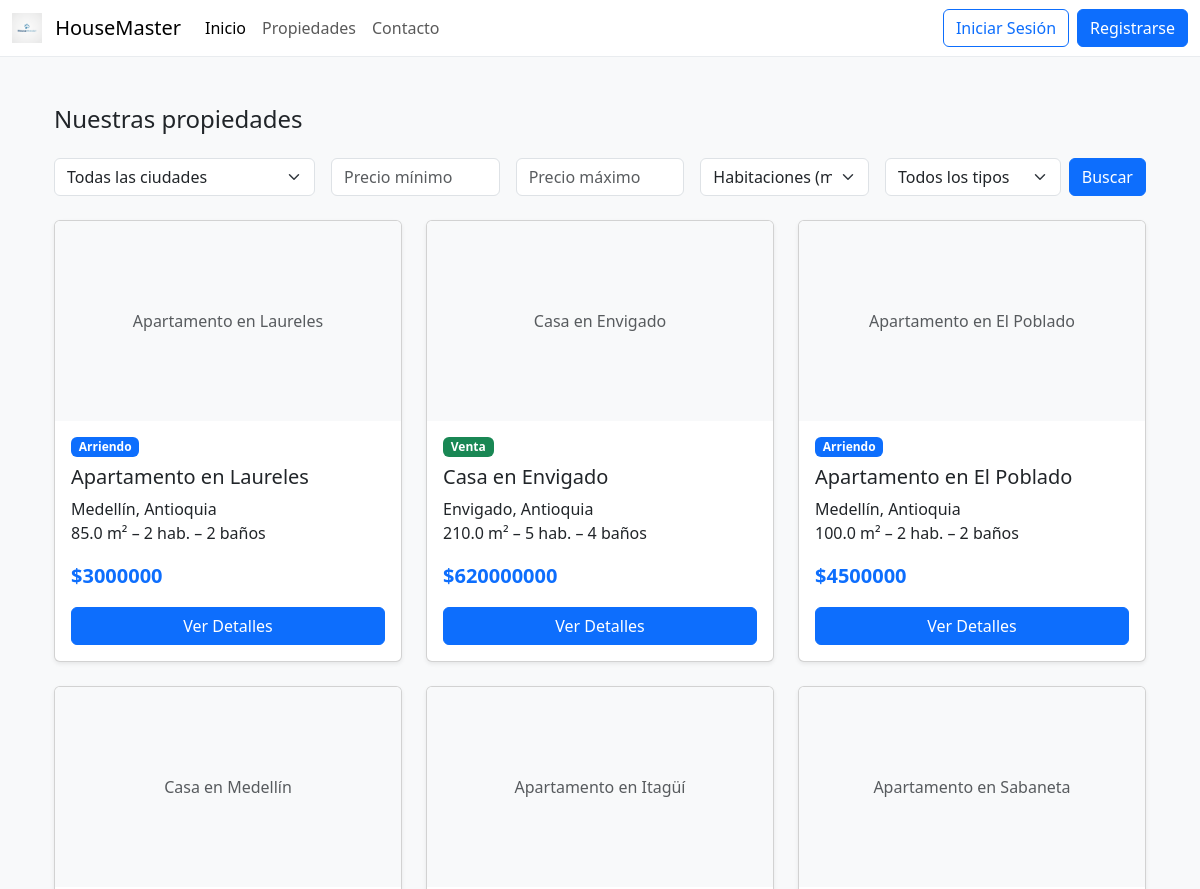
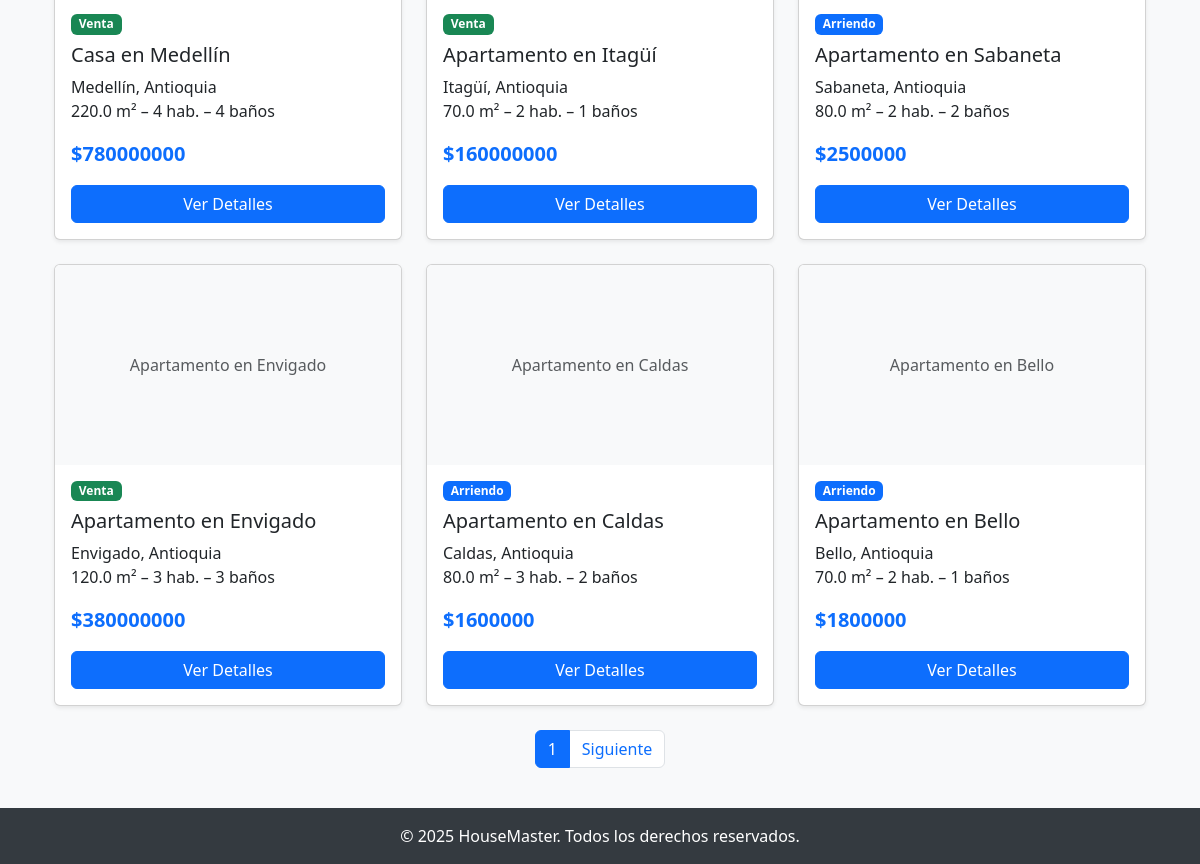
Page /propiedades/ on the earlier database version (2 pictures, top to bottom).
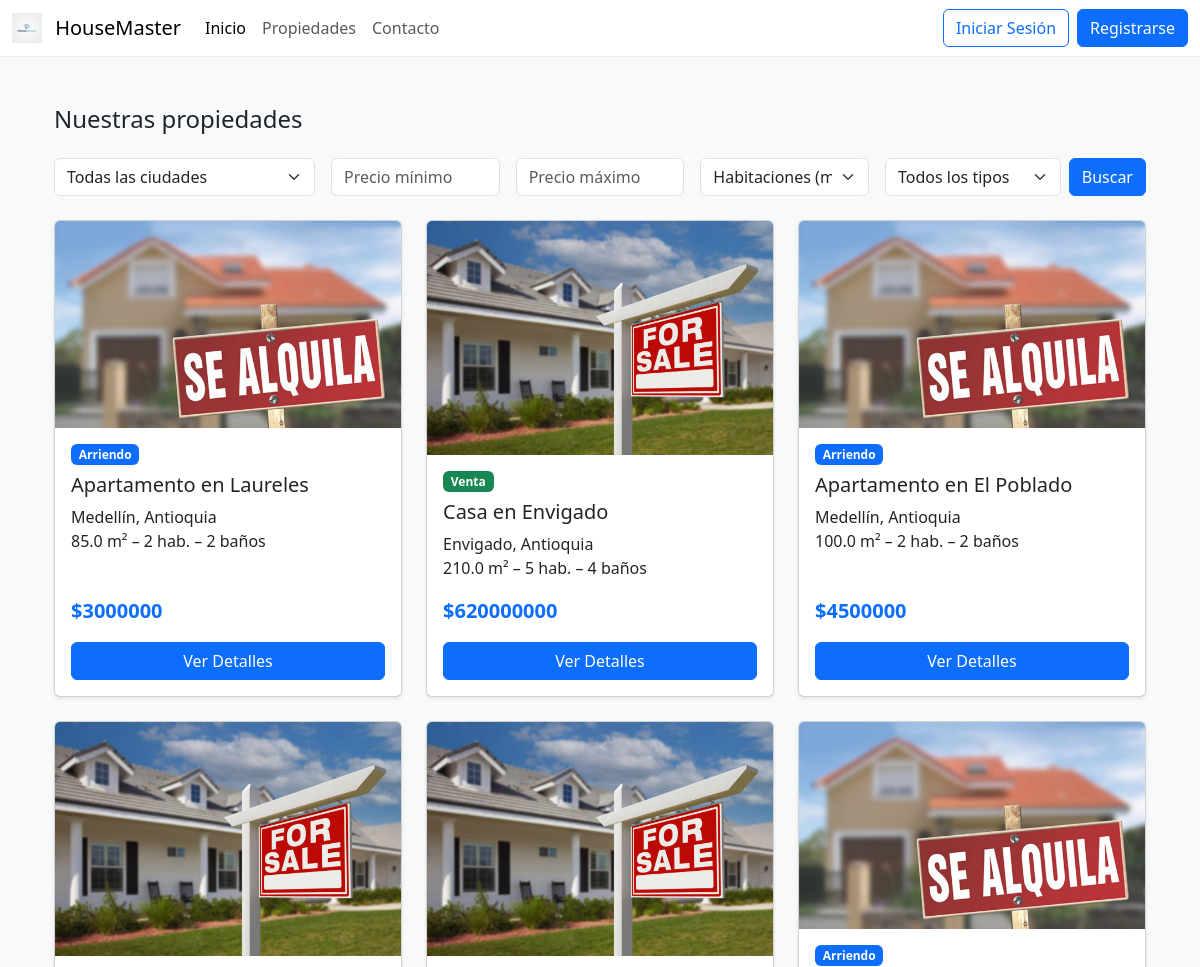
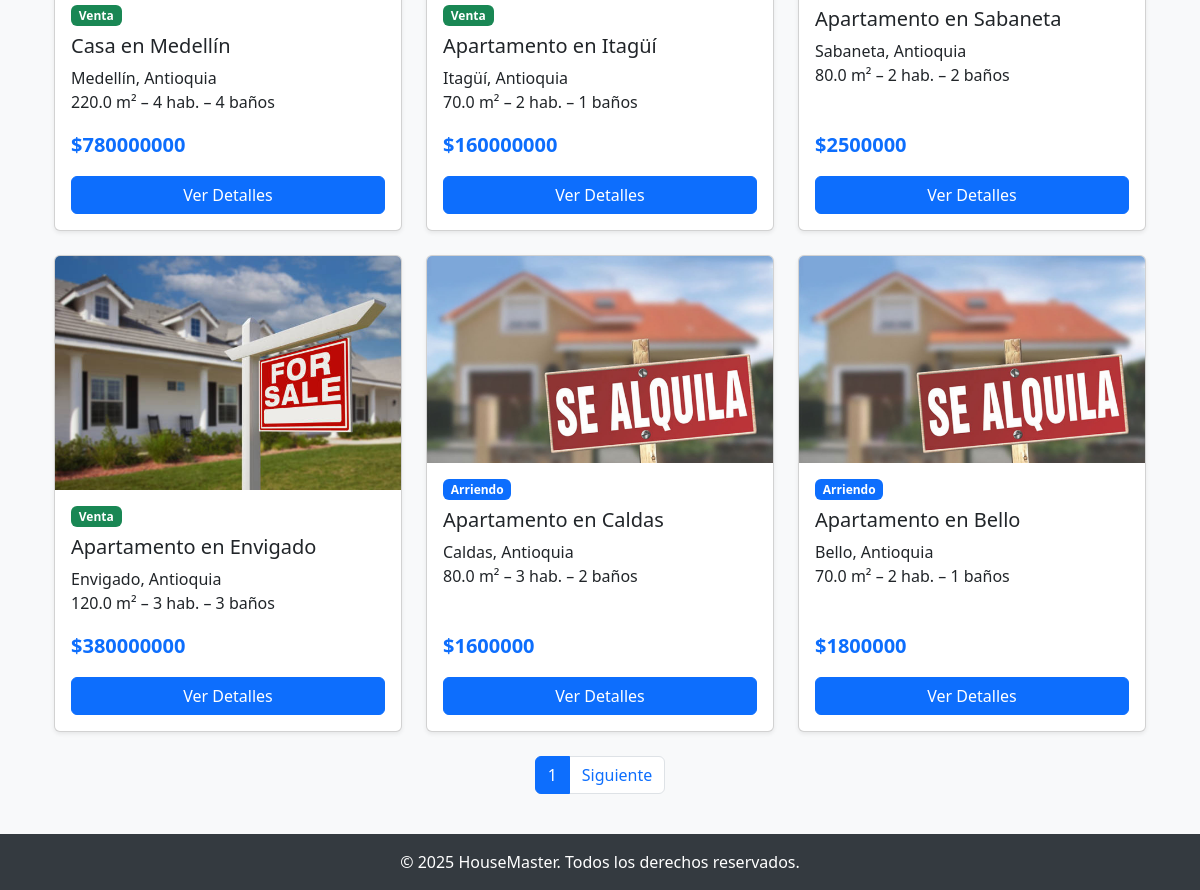
Same page on the later database version (2 pictures, top to bottom).
### property/models.py (models this page shows, shortened)
class Property(models.Model):
    TYPE_SALE = 'Venta'
    TYPE_RENT = 'Arriendo'
    TYPE_CHOICES = [
        (TYPE_SALE, 'Venta'),
        (TYPE_RENT, 'Arriendo'),
    ]
    STATUS_AVAILABLE = 'Disponible'
    STATUS_SOLD = 'Vendida'
    STATUS_RENTED = 'Arrendada'
    STATUS_RESERVED = 'Reservada'
    STATUS_CHOICES = [
        (STATUS_AVAILABLE, 'Disponible'),
        (STATUS_SOLD, 'Vendida'),
        (STATUS_RENTED, 'Arrendada'),
        (STATUS_RESERVED, 'Reservada'),
    ]
    agent = models.ForeignKey(User, on_delete=models.SET_NULL, null=True, related_name='properties')
    title = models.CharField(max_length=200)
    description = models.TextField()
    price = models.DecimalField(max_digits=12, decimal_places=2)
    type = models.CharField(max_length=100, choices=TYPE_CHOICES)
    area = models.FloatField()
    rooms = models.IntegerField()
    bathrooms = models.IntegerField()
    status = models.CharField(max_length=50, choices=STATUS_CHOICES, default=STATUS_AVAILABLE)
    city = models.CharField(max_length=100)
    department = models.CharField(max_length=100)
    address = models.CharField(max_length=255, unique=True)
    created_at = models.DateTimeField(auto_now_add=True)
    image = models.ImageField(upload_to='properties/', blank=True, null=True)
    class Meta:
        verbose_name = 'Propiedad'
        verbose_name_plural = 'Propiedades'
        ordering = ['-created_at']
        indexes = [
            models.Index(fields=['city', 'type']),
            models.Index(fields=['status', 'price']),
        ]

### property/views.py (the view)
# urls.py: path("propiedades/", views.property_list, name="property_list"),
def property_list(request):
    service = PropertyService()
    filters = {
        'city': request.GET.get('city'),
        'min_price': request.GET.get('min_price'),
        'max_price': request.GET.get('max_price'),
        'rooms': request.GET.get('rooms'),
        'type': request.GET.get('type'),
    }
    page_number = request.GET.get('page', 1)
    properties = service.search_with_pagination(filters, page=page_number, per_page=9)
    cities = service.get_cities()
    return render(request, "property_list.html", {
        "properties": properties,
        "cities": cities,
    })

### property/repositories/property_repository.py (called while the page is built)
    def get_all(self) -> QuerySet:
        return Property.objects.all().order_by('-created_at')

    def get_cities(self) -> QuerySet:
        return Property.objects.values_list('city', flat=True).distinct().order_by('city')

### property/services/property_service.py (called while the page is built, shortened)
    def search_properties(self, filters: Dict[str, Any]) -> QuerySet:
        cleaned_filters = self._clean_search_filters(filters)
        return self.repository.search(cleaned_filters)

    def search_with_pagination(
        self,
        filters: Dict[str, Any],
        page: int = 1,
        per_page: int = 9
    ) -> Paginator:
        queryset = self.search_properties(filters)
        paginator = Paginator(queryset, per_page)
        return paginator.get_page(page)

    def get_cities(self) -> QuerySet:
        return self.repository.get_cities()

    def _clean_search_filters(self, filters: Dict[str, Any]) -> Dict[str, Any]:
        cleaned = {}
        if filters.get('city'):
            cleaned['city'] = str(filters['city']).strip()
        if filters.get('department'):
            cleaned['department'] = str(filters['department']).strip()
        if filters.get('type'):
            cleaned['type'] = str(filters['type']).strip()
        if filters.get('available') is not None:
            cleaned['available'] = bool(filters['available'])
        if filters.get('status'):
            cleaned['status'] = str(filters['status']).strip()
        return cleaned

### property/templates/property_list.html (shortened to what this page needs)
{% extends "base.html" %}
{% block content %}
<div class="container py-4">
    <h1 class="h4 mb-4">Nuestras propiedades</h1>
    <form method="get" class="row g-3 mb-4">
        <div class="col-md-3">
            <select name="city" class="form-select">
                <option value="">Todas las ciudades</option>
            </select>
        </div>
        <div class="col-md-2">
            <input type="number" name="min_price" class="form-control"
                   placeholder="Precio mínimo" value="{{ request.GET.min_price }}" min="0">
        </div>
        <div class="col-md-2">
            <input type="number" name="max_price" class="form-control"
                   placeholder="Precio máximo" value="{{ request.GET.max_price }}" min="0">
        </div>
        <div class="col-md-2">
            <select name="rooms" class="form-select">
                <option value="">Habitaciones (mín.)</option>
            </select>
        </div>
        <div class="col-md-3">
            <div class="d-flex gap-2">
                <select name="type" class="form-select">
                    <option value="">Todos los tipos</option>
                </select>
                <button type="submit" class="btn btn-primary">Buscar</button>
            </div>
        </div>
    </form>
    {% if properties %}
        <div class="row row-cols-1 row-cols-md-3 g-4">
            {% for prop in properties %}
            <div class="col">
                <div class="card h-100 shadow-sm">
                    {% if prop.image %}
                        <img src="{{ prop.image.url }}" class="card-img-top" alt="{{ prop.title }}">
                    {% else %}
                        <div class="card-img-top bg-light d-flex align-items-center justify-content-center" style="height: 200px;">
                            <span class="text-muted">{{ prop.title }}</span>
                        </div>
                    {% endif %}
                    <div class="card-body d-flex flex-column">
                        <div class="d-flex justify-content-between align-items-start">
                            <span class="badge {% if prop.type == 'Venta' %}bg-success{% else %}bg-primary{% endif %}">
                                {{ prop.type }}
                            </span>
                        </div>
                        <h5 class="card-title mt-2">{{ prop.title }}</h5>
                        <p class="card-text">
                            {{ prop.city }}, {{ prop.department }} <br>
                            {{ prop.area }} m² – {{ prop.rooms }} hab. – {{ prop.bathrooms }} baños
                        </p>
                        <p class="fw-bold text-primary fs-5 mt-auto">
                            ${{ prop.price|floatformat:0 }}
                        </p>
                        <a href="{% url 'property_detail' prop.pk %}" class="btn btn-primary w-100">Ver Detalles</a>
                    </div>
                </div>
            </div>
            {% endfor %}
        </div>
        <nav aria-label="Paginación" class="mt-4">
            <ul class="pagination justify-content-center">
                <li class="page-item active"><span class="page-link">{{ properties.number }}</span></li>
                {% if properties.has_next %}
                <li class="page-item">
                    <a class="page-link"
                       href="?page={{ properties.next_page_number }}&city={{ request.GET.city }}&min_price={{ request.GET.min_price }}&max_price={{ request.GET.max_price }}&rooms={{ request.GET.rooms }}&type={{ request.GET.type }}">
                        Siguiente
                    </a>
                </li>
                {% endif %}
            </ul>
        </nav>
    {% else %}
        <div class="alert alert-info">
            No hay propiedades disponibles con esos filtros.
        </div>
    {% endif %}
</div>
{% endblock %}

### core/templates/base.html (shortened to what this page needs)
<!DOCTYPE html>
<html lang="es" class="h-100">
<head>
    <link href="https://cdn.jsdelivr.net/npm/bootstrap@5.3.0/dist/css/bootstrap.min.css" rel="stylesheet">
    <link rel="stylesheet" href="https://cdn.jsdelivr.net/npm/bootstrap-icons@1.10.5/font/bootstrap-icons.css">
</head>
<body class="d-flex flex-column h-100">
    <header>
        <nav class="navbar navbar-expand-lg navbar-light">
            <div class="container-fluid">
                <a class="navbar-brand" href="{% url 'home' %}">
                    <img src="/media/logo/logo.png" alt="HouseMaster Logo" height="30" class="d-inline-block align-top me-2">
                    HouseMaster
                </a>
                <div class="collapse navbar-collapse" id="navbarNav">
                    <ul class="navbar-nav me-auto mb-2 mb-lg-0">
                        <li class="nav-item">
                            <a class="nav-link active" aria-current="page" href="{% url 'home' %}">Inicio</a>
                        </li>
                        <li class="nav-item">
                            <a class="nav-link" href="{% url 'property_list' %}">Propiedades</a>
                        </li>
                        <li class="nav-item">
                            <a class="nav-link" href="#">Contacto</a>
                        </li>
                    </ul>
                    <div class="d-flex align-items-center">
                        {% if user.is_authenticated %}
                            {% if user.is_staff %}
                                <a href="{% url 'property_panel' %}" class="btn btn-primary me-2">
                                    <i class="bi bi-building"></i> Mis Propiedades
                                </a>
                                <a href="{% url 'agent_purchases' %}" class="btn btn-outline-success me-2">
                                    <i class="bi bi-clipboard-check"></i> Gestionar Compras
                                </a>
                            {% else %}
                                <a href="{% url 'favorite_list' %}" class="btn btn-outline-danger me-2">
                                    <i class="bi bi-heart-fill"></i> Favoritos
                                </a>
                                <a href="{% url 'my_visits' %}" class="btn btn-outline-info me-2">
                                    <i class="bi bi-calendar-check"></i> Visitas
                                </a>
                                <a href="{% url 'my_purchases' %}" class="btn btn-outline-success me-2">
                                    <i class="bi bi-bag-check"></i> Compras
                                </a>
                            {% endif %}
                            <a href="{% url 'account' %}" class="btn btn-outline-secondary me-2">
                                <i class="bi bi-person-fill"></i> Mi Perfil
                            </a>
                            <form action="{% url 'logout' %}" method="POST" class="d-inline">
                                {% csrf_token %}
                                <button type="submit" class="btn btn-danger">Cerrar Sesión</button>
                            </form>
                        {% else %}
                            <a href="{% url 'login' %}" class="btn btn-outline-primary me-2">Iniciar Sesión</a>
                            <a href="{% url 'signup' %}" class="btn btn-primary">Registrarse</a>
                        {% endif %}
                    </div>
                </div>
            </div>
        </nav>
    </header>
    <main class="flex-shrink-0">
        <div class="container mt-4">
            {% block content %}
            {% endblock %}
        </div>
    </main>
    <footer class="footer mt-auto py-3 text-center">
        <div class="container">
            <span>© 2025 HouseMaster. Todos los derechos reservados.</span>
        </div>
    </footer>
</body>
</html>

### core/templates/base.html (style rules this page uses)
body { background-color: #f8f9fa; }
.navbar { background-color: #ffffff; border-bottom: 1px solid #e9ecef; }
.footer { background-color: #343a40; color: white; padding: 2rem 0; }

Differences in the rows shown:
removed Property: title "Apartamento en Laureles", type "Arriendo", city "Medellín", department "Antioquia", area "85.0", rooms "2", bathrooms "2", price "3000000"
removed Property: title "Casa en Envigado", type "Venta", city "Envigado", department "Antioquia", area "210.0", rooms "5", bathrooms "4", price "620000000"
removed Property: title "Apartamento en El Poblado", type "Arriendo", city "Medellín", department "Antioquia", area "100.0", rooms "2", bathrooms "2", price "4500000"
removed Property: title "Casa en Medellín", type "Venta", city "Medellín", department "Antioquia", area "220.0", rooms "4", bathrooms "4", price "780000000"
removed Property: title "Apartamento en Itagüí", type "Venta", city "Itagüí", department "Antioquia", area "70.0", rooms "2", bathrooms "1", price "160000000"
removed Property: title "Apartamento en Sabaneta", type "Arriendo", city "Sabaneta", department "Antioquia", area "80.0", rooms "2", bathrooms "2", price "2500000"
removed Property: title "Apartamento en Envigado", type "Venta", city "Envigado", department "Antioquia", area "120.0", rooms "3", bathrooms "3", price "380000000"
removed Property: title "Apartamento en Caldas", type "Arriendo", city "Caldas", department "Antioquia", area "80.0", rooms "3", bathrooms "2", price "1600000"
removed Property: title "Apartamento en Bello", type "Arriendo", city "Bello", department "Antioquia", area "70.0", rooms "2", bathrooms "1", price "1800000"
added Property: image (picture), type "Arriendo", title "Apartamento en Laureles", city "Medellín", department "Antioquia", area "85.0", rooms "2", bathrooms "2", price "3000000"
added Property: image (picture), type "Venta", title "Casa en Envigado", city "Envigado", department "Antioquia", area "210.0", rooms "5", bathrooms "4", price "620000000"
added Property: image (picture), type "Arriendo", title "Apartamento en El Poblado", city "Medellín", department "Antioquia", area "100.0", rooms "2", bathrooms "2", price "4500000"
added Property: image (picture), type "Venta", title "Casa en Medellín", city "Medellín", department "Antioquia", area "220.0", rooms "4", bathrooms "4", price "780000000"
added Property: image (picture), type "Venta", title "Apartamento en Itagüí", city "Itagüí", department "Antioquia", area "70.0", rooms "2", bathrooms "1", price "160000000"
added Property: image (picture), type "Arriendo", title "Apartamento en Sabaneta", city "Sabaneta", department "Antioquia", area "80.0", rooms "2", bathrooms "2", price "2500000"
added Property: image (picture), type "Venta", title "Apartamento en Envigado", city "Envigado", department "Antioquia", area "120.0", rooms "3", bathrooms "3", price "380000000"
added Property: image (picture), type "Arriendo", title "Apartamento en Caldas", city "Caldas", department "Antioquia", area "80.0", rooms "3", bathrooms "2", price "1600000"
added Property: image (picture), type "Arriendo", title "Apartamento en Bello", city "Bello", department "Antioquia", area "70.0", rooms "2", bathrooms "1", price "1800000"
